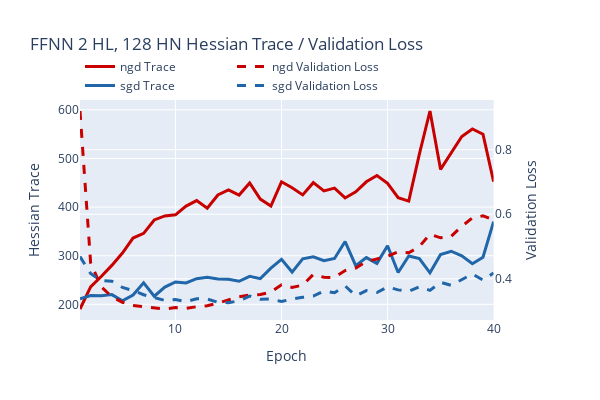

This figure's notebook cell:
### Code cell
#visualize hessian trace and val loss

#visualize LLC and val loss

hess_figures = {}

for title in models.keys():
    hess_fig = make_subplots(specs=[[{"secondary_y" : True}]])
    color_index = 0
    for optim in optimizers:
        color = color_cycle[color_index % len(color_cycle)]
        color_index += 1
        hess_fig.add_trace(go.Scatter(
            x=epochs,
            y=hessian_traces[title][optim][1:],
            mode="lines",
            name=f"{optim} Trace",
            line=dict(color=color, width=3),
        ), secondary_y=False)
        hess_fig.add_trace(go.Scatter(
            x=epochs,
            y=val_losses[title][optim][1:],
            mode="lines",
            name=f"{optim} Validation Loss",
            line=dict(color=color, dash="dash", width=3)
        ), secondary_y=True)
    hess_fig.update_layout(
        title=f"{title} Hessian Trace / Validation Loss",
        xaxis_title="Epoch",
        xaxis=dict(
            tickmode='linear',
            tick0=0,
            dtick=10,
        ),
        yaxis_type="linear",
        width=600,
        height=400,
        legend=dict(
            x=0,
            y=1,
            xanchor='left',
            yanchor='bottom',
            orientation='h',
        ),
    )
    hess_fig.update_yaxes(title_text="Hessian Trace", secondary_y=False)
    hess_fig.update_yaxes(title_text="Validation Loss", secondary_y=True)
    hess_figures[title] = hess_fig
    hess_fig.show()

### Figure 1 — Plotly figure (JSON) as saved in the notebook; plotly's stock layout.template omitted (floating-point values rounded to 4 significant figures)
{"data": [{"line": {"color": "rgb(200, 0, 0)", "width": 3}, "mode": "lines", "name": "ngd Trace", "type": "scatter", "x": [1, 2, 3, 4, 5, 6, 7, 8, 9, 10, 11, 12, 13, 14, 15, 16, 17, 18, 19, 20, 21, 22, 23, 24, 25, 26, 27, 28, 29, 30, 31, 32, 33, 34, 35, 36, 37, 38, 39, 40], "xaxis": "x", "y": [190.4, 236.0, 257.2, 280.1, 305.4, 336.3, 345.9, 373.5, 381.7, 384.0, 402.0, 413.3, 397.5, 424.9, 435.5, 424.7, 449.6, 416.4, 402.2, 452.0, 439.7, 425.1, 450.2, 433.4, 438.9, 418.7, 431.2, 451.9, 464.9, 448.9, 419.3, 412.3, 508.8, 597.5, 477.4, 510.5, 545.0, 560.5, 549.9, 452.3], "yaxis": "y"}, {"line": {"color": "rgb(200, 0, 0)", "dash": "dash", "width": 3}, "mode": "lines", "name": "ngd Validation Loss", "type": "scatter", "x": [1, 2, 3, 4, 5, 6, 7, 8, 9, 10, 11, 12, 13, 14, 15, 16, 17, 18, 19, 20, 21, 22, 23, 24, 25, 26, 27, 28, 29, 30, 31, 32, 33, 34, 35, 36, 37, 38, 39, 40], "xaxis": "x", "y": [0.92, 0.4501, 0.3752, 0.3448, 0.3273, 0.3174, 0.3139, 0.3093, 0.3065, 0.311, 0.3088, 0.3136, 0.3164, 0.3248, 0.3356, 0.3447, 0.3495, 0.3516, 0.3588, 0.3814, 0.3734, 0.3807, 0.4135, 0.4047, 0.4042, 0.4255, 0.4335, 0.4537, 0.4616, 0.4699, 0.4834, 0.4807, 0.4999, 0.5383, 0.527, 0.5316, 0.5626, 0.5887, 0.5951, 0.5831], "yaxis": "y2"}, {"line": {"color": "rgb(32, 102, 168)", "width": 3}, "mode": "lines", "name": "sgd Trace", "type": "scatter", "x": [1, 2, 3, 4, 5, 6, 7, 8, 9, 10, 11, 12, 13, 14, 15, 16, 17, 18, 19, 20, 21, 22, 23, 24, 25, 26, 27, 28, 29, 30, 31, 32, 33, 34, 35, 36, 37, 38, 39, 40], "xaxis": "x", "y": [211.1, 218.1, 217.4, 220.0, 207.1, 219.3, 244.3, 216.6, 235.4, 246.0, 244.1, 252.7, 255.8, 252.2, 251.4, 247.4, 257.6, 252.9, 274.5, 292.4, 266.3, 293.5, 297.6, 289.6, 294.4, 329.1, 279.5, 296.1, 284.2, 320.3, 265.5, 299.4, 294.1, 264.7, 302.5, 309.2, 299.6, 283.4, 296.8, 370.0], "yaxis": "y"}, {"line": {"color": "rgb(32, 102, 168)", "dash": "dash", "width": 3}, "mode": "lines", "name": "sgd Validation Loss", "type": "scatter", "x": [1, 2, 3, 4, 5, 6, 7, 8, 9, 10, 11, 12, 13, 14, 15, 16, 17, 18, 19, 20, 21, 22, 23, 24, 25, 26, 27, 28, 29, 30, 31, 32, 33, 34, 35, 36, 37, 38, 39, 40], "xaxis": "x", "y": [0.4689, 0.4164, 0.394, 0.3928, 0.3733, 0.3638, 0.3508, 0.3409, 0.3329, 0.3361, 0.3296, 0.3384, 0.3373, 0.3272, 0.326, 0.332, 0.3467, 0.3366, 0.3374, 0.3297, 0.3375, 0.3426, 0.3464, 0.3625, 0.3569, 0.3782, 0.3472, 0.3634, 0.3576, 0.3747, 0.3658, 0.3611, 0.3753, 0.3642, 0.3893, 0.3797, 0.3983, 0.415, 0.3962, 0.4184], "yaxis": "y2"}], "layout": {"height": 400, "legend": {"orientation": "h", "x": 0, "xanchor": "left", "y": 1, "yanchor": "bottom"}, "title": {"text": "FFNN 2 HL, 128 HN Hessian Trace / Validation Loss"}, "width": 600, "xaxis": {"anchor": "y", "domain": [0, 0.94], "dtick": 10, "tick0": 0, "tickmode": "linear", "title": {"text": "Epoch"}}, "yaxis": {"anchor": "x", "domain": [0, 1], "title": {"text": "Hessian Trace"}, "type": "linear"}, "yaxis2": {"anchor": "x", "overlaying": "y", "side": "right", "title": {"text": "Validation Loss"}}}}
